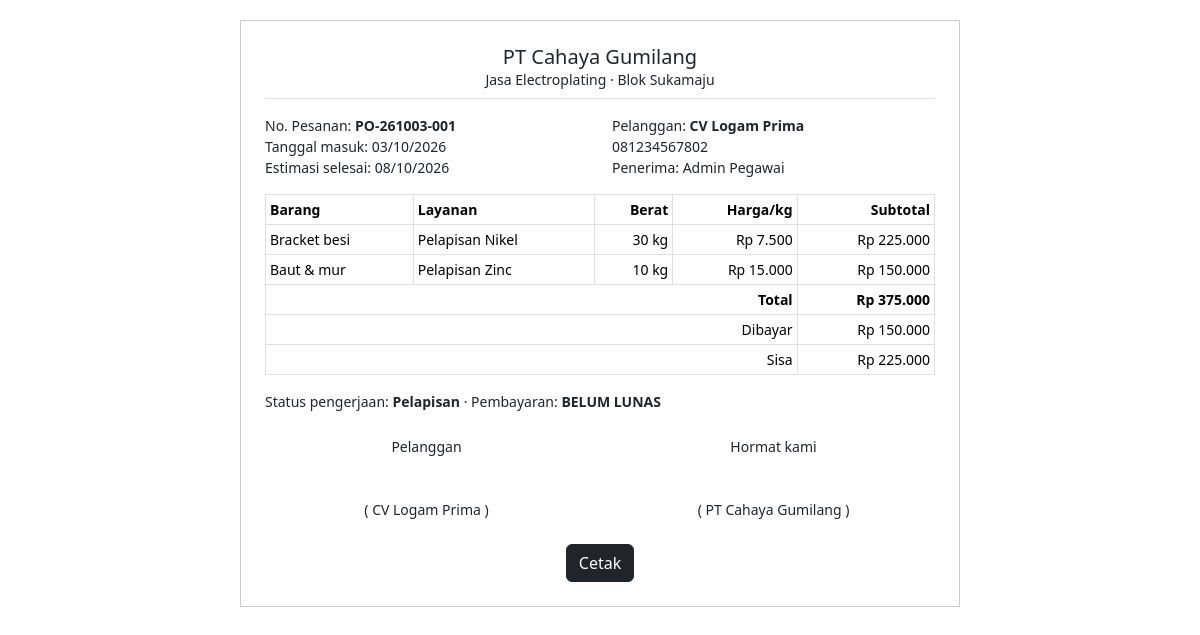
The page /nota.php?id=3 (signed in) on the database its author committed.
### tables this page shows
CREATE TABLE `pesanan` (
  `id_pesanan` int(11) NOT NULL,
  `no_pesanan` varchar(20) NOT NULL,
  `id_pelanggan` int(11) NOT NULL,
  `id_user` int(11) NOT NULL,
  `sumber` enum('offline','online') NOT NULL DEFAULT 'offline',
  `tgl_masuk` date NOT NULL,
  `tgl_estimasi` date DEFAULT NULL,
  `tgl_selesai` date DEFAULT NULL,
  `tgl_diambil` date DEFAULT NULL,
  `total_biaya` decimal(14,2) NOT NULL DEFAULT 0.00,
  `status` enum('menunggu','diterima','pembersihan','perendaman_hcl','pembilasan','pelapisan','selesai','diambil') NOT NULL DEFAULT 'diterima',
  `status_bayar` enum('belum','dp','lunas') NOT NULL DEFAULT 'belum',
  `metode_bayar` enum('tunai','transfer','qris') DEFAULT NULL,
  `catatan` varchar(255) DEFAULT NULL,
  `created_at` timestamp NOT NULL DEFAULT current_timestamp()
);

CREATE TABLE `pelanggan` (
  `id_pelanggan` int(11) NOT NULL,
  `nama` varchar(100) NOT NULL,
  `no_hp` varchar(20) DEFAULT NULL,
  `alamat` text DEFAULT NULL,
  `id_user` int(11) DEFAULT NULL,
  `created_at` timestamp NOT NULL DEFAULT current_timestamp()
);

CREATE TABLE `users` (
  `id_user` int(11) NOT NULL,
  `nama` varchar(100) NOT NULL,
  `username` varchar(50) NOT NULL,
  `password` varchar(255) NOT NULL,
  `role` enum('pemilik','admin','pelanggan') NOT NULL DEFAULT 'admin',
  `aktif` tinyint(1) NOT NULL DEFAULT 1,
  `notif_dilihat` datetime NOT NULL DEFAULT current_timestamp(),
  `created_at` timestamp NOT NULL DEFAULT current_timestamp()
);

CREATE TABLE `detail_pesanan` (
  `id_detail` int(11) NOT NULL,
  `id_pesanan` int(11) NOT NULL,
  `id_layanan` int(11) NOT NULL,
  `nama_barang` varchar(150) NOT NULL,
  `spesifikasi` varchar(255) DEFAULT NULL,
  `jumlah` decimal(10,2) NOT NULL,
  `harga_satuan` decimal(12,2) NOT NULL,
  `subtotal` decimal(14,2) NOT NULL
);

CREATE TABLE `layanan` (
  `id_layanan` int(11) NOT NULL,
  `nama_layanan` varchar(100) NOT NULL,
  `satuan` enum('pcs','kg','dm2') NOT NULL DEFAULT 'kg',
  `harga_satuan` decimal(12,2) NOT NULL DEFAULT 0.00,
  `keterangan` varchar(255) DEFAULT NULL,
  `aktif` tinyint(1) NOT NULL DEFAULT 1
);

### includes/functions.php (called while the page is built, shortened)
<?php
require_once __DIR__ . '/../config/koneksi.php';
function e($s) { return htmlspecialchars((string)$s, ENT_QUOTES, 'UTF-8'); }
function rupiah($n) { return 'Rp ' . number_format((float)$n, 0, ',', '.'); }
function tgl($d) { return $d ? date('d/m/Y', strtotime($d)) : '-'; }
function db_stmt($sql, $types = '', $params = []) {
    global $db;
    $st = $db->prepare($sql);
    if ($types !== '') { $st->bind_param($types, ...$params); }
    $st->execute();
    return $st;
}
function db_all($sql, $types = '', $params = []) {
    $st = db_stmt($sql, $types, $params);
    $rows = $st->get_result()->fetch_all(MYSQLI_ASSOC);
    return $rows;
}
function db_one($sql, $types = '', $params = []) {
    $rows = db_all($sql, $types, $params);
    return $rows[0] ?? null;
}
function db_val($sql, $types = '', $params = []) {
    $r = db_one($sql, $types, $params);
    return $r ? reset($r) : null;
}
function total_dibayar($id_pesanan) {
    return (float)db_val('SELECT COALESCE(SUM(jumlah),0) FROM pembayaran WHERE id_pesanan=?', 'i', [$id_pesanan]);
}

### nota.php (the view, shortened to what this page needs)
<?php
require_once 'includes/functions.php';
$id = (int)($_GET['id'] ?? 0);
$p = db_one('SELECT p.*, pl.nama AS pelanggan, pl.no_hp, pl.alamat, u.nama AS penerima
             FROM pesanan p JOIN pelanggan pl ON pl.id_pelanggan=p.id_pelanggan JOIN users u ON u.id_user=p.id_user WHERE p.id_pesanan=?', 'i', [$id]);
$namaPenerima = $p['sumber'] === 'online' ? 'Pesanan online' : $p['penerima'];
$items = db_all('SELECT d.*, l.nama_layanan, l.satuan FROM detail_pesanan d JOIN layanan l ON l.id_layanan=d.id_layanan WHERE d.id_pesanan=?', 'i', [$id]);
$dibayar = total_dibayar($id);
$sisa = max(0, (float)$p['total_biaya'] - $dibayar);
$belum = (float)$p['total_biaya'] <= 0;
?>
<!DOCTYPE html>
<html lang="id"><head><meta charset="UTF-8"><title>Nota <?= e($p['no_pesanan']) ?></title>
<link href="assets/vendor/bootstrap.min.css" rel="stylesheet">
</head><body>
<div class="nota">
  <div class="text-center border-bottom pb-2 mb-3"><h5 class="mb-0"><?= NAMA_USAHA ?></h5><div>Jasa Electroplating &middot; <?= ALAMAT_USAHA ?></div></div>
  <div class="row mb-3">
    <div class="col-6"><div>No. Pesanan: <b><?= e($p['no_pesanan']) ?></b></div><div>Tanggal masuk: <?= tgl($p['tgl_masuk']) ?></div><div>Estimasi selesai: <?= tgl($p['tgl_estimasi']) ?></div></div>
    <div class="col-6"><div>Pelanggan: <b><?= e($p['pelanggan']) ?></b></div><div><?= e($p['no_hp']) ?></div><div>Penerima: <?= e($namaPenerima) ?></div></div>
  </div>
  <table class="table table-sm table-bordered">
    <thead><tr><th>Barang</th><th>Layanan</th><th class="text-end">Berat</th><th class="text-end">Harga/kg</th><th class="text-end">Subtotal</th></tr></thead>
    <tbody><?php foreach ($items as $it): ?>
      <tr><td><?= e($it['nama_barang']) ?></td><td><?= e($it['nama_layanan']) ?></td><td class="text-end"><?= rtrim(rtrim(number_format($it['jumlah'], 2, ',', '.'), '0'), ',') . ' ' . e($it['satuan']) ?></td><td class="text-end"><?= ($belum ? '-' : rupiah($it['harga_satuan'])) ?></td><td class="text-end"><?= ($belum ? '-' : rupiah($it['subtotal'])) ?></td></tr>
    <?php endforeach; ?></tbody>
    <tfoot>
      <tr><th colspan="4" class="text-end">Total</th><th class="text-end"><?= ($belum ? 'Belum ditetapkan' : rupiah($p['total_biaya'])) ?></th></tr>
      <tr><td colspan="4" class="text-end">Dibayar</td><td class="text-end"><?= ($belum ? '-' : rupiah($dibayar)) ?></td></tr>
      <tr><td colspan="4" class="text-end">Sisa</td><td class="text-end"><?= ($belum ? '-' : rupiah($sisa)) ?></td></tr>
    </tfoot>
  </table>
  <div class="mb-3">Status pengerjaan: <b><?= e(STATUS_URUTAN[$p['status']]) ?></b> &middot; Pembayaran: <b><?= $p['status_bayar'] === 'lunas' ? 'LUNAS' : ($p['status_bayar'] === 'dp' ? 'BELUM LUNAS' : 'BELUM BAYAR') ?></b></div>
  <div class="row text-center mt-4"><div class="col-6">Pelanggan<br><br><br>( <?= e($p['pelanggan']) ?> )</div><div class="col-6">Hormat kami<br><br><br>( <?= e(NAMA_USAHA) ?> )</div></div>
  <div class="text-center mt-4 no-print"><button class="btn btn-dark" onclick="window.print()">Cetak</button></div>
</div>
</body></html>

### nota.php (style rules this page uses)
body { background:#fff;font-size:14px }
.nota { max-width:720px;margin:20px auto;padding:24px;border:1px solid #ccc }

### rows shown on the page
pesanan: no_pesanan "PO-261003-001", tgl_masuk "03/10/2026", tgl_estimasi "08/10/2026", id_pelanggan.nama "CV Logam Prima", id_pelanggan.no_hp "081234567802", id_user.nama "Admin Pegawai", total_biaya "Rp 375.000", total_biaya "Rp 225.000", status "Pelapisan"
detail_pesanan: nama_barang "Bracket besi", id_layanan.nama_layanan "Pelapisan Nikel", jumlah "30", id_layanan.satuan "kg", harga_satuan "Rp 7.500", subtotal "Rp 225.000"
detail_pesanan: nama_barang "Baut & mur", id_layanan.nama_layanan "Pelapisan Zinc", jumlah "10", id_layanan.satuan "kg", harga_satuan "Rp 15.000", subtotal "Rp 150.000"

### other values the page prints
NAMA_USAHA "PT Cahaya Gumilang"
ALAMAT_USAHA "Blok Sukamaju"
rupiah($dibayar) "Rp 150.000"
